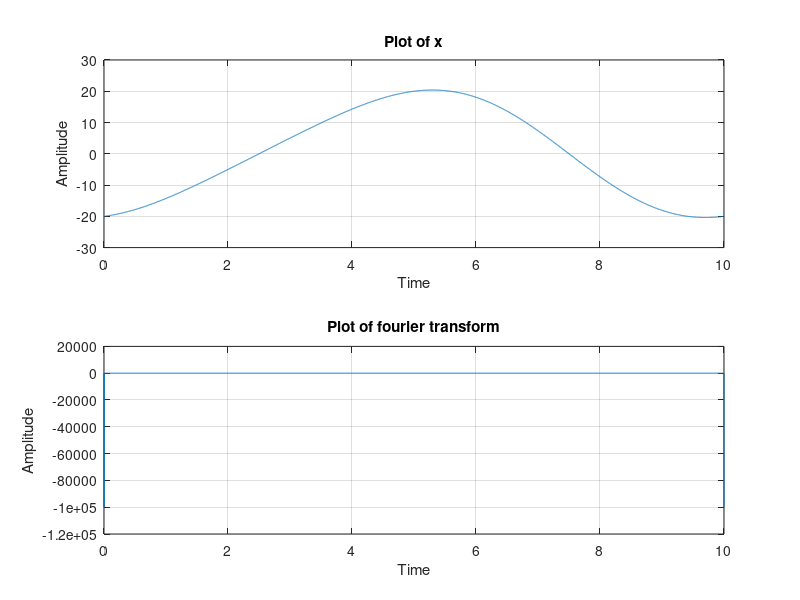

Reproduce this figure in MATLAB.
t=0:0.001:10;
x=2*sin(0.4*pi*t)-20*cos(0.2*pi*t);
z=fft(x);

subplot(211);
plot(t,x);
title('Plot of x');
xlabel('Time');
ylabel('Amplitude');
grid on;

subplot(212);
plot(t,z);
title('Plot of fourier transform');
xlabel('Time');
ylabel('Amplitude');
grid on;
